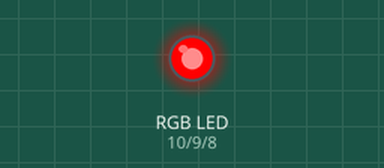
Simulated run of this sketch. Board: Arduino Uno, built with avr-gcc and run on an emulated ATmega328P. Shown: an RGB LED mixed from three pins (HIGH = lit).

Above: at 0.5 s.
At 2.5 s:
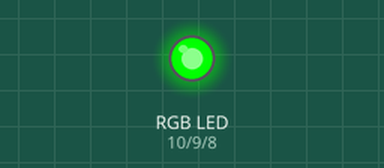
At 4.5 s:
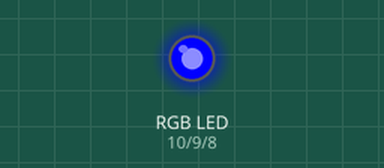
At 5.5 s:
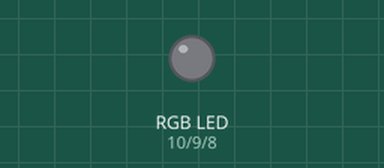
Timing chart, 0 to 7.8 s (numbered marks = the images above):
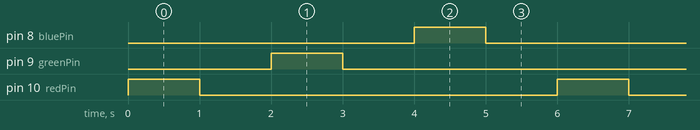

The sketch:

RGB_blinker.ino
```cpp
int redPin = 10;
int greenPin = 9;
int bluePin = 8;
int interval = 1000;

void setup() {
  pinMode (redPin, OUTPUT);
  pinMode (greenPin, OUTPUT);
  pinMode (bluePin, OUTPUT);

}

void loop() {
  digitalWrite(redPin, HIGH);
  delay(interval);
  digitalWrite(redPin, LOW);
  delay(interval);

  digitalWrite(greenPin, HIGH);
  delay(interval);
  digitalWrite(greenPin, LOW);
  delay(interval);

  digitalWrite(bluePin, HIGH);
  delay(interval);
  digitalWrite(bluePin, LOW);
  delay(interval);

}
```

Measured:
- by itself, pin 8 (bluePin), pin 9 (greenPin), pin 10 (redPin): alternates HIGH for 1.0 s and LOW for 5.0 s
- by itself, everything shown: repeats every 6.0 s, in 6 steps
